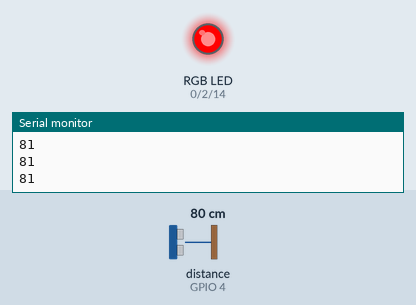
Simulated run of this sketch. Board: ESP8266 (NodeMCU). Parts: an RGB LED mixed from three pins (HIGH = lit), the last lines printed to the serial monitor. The test bench sets the inputs (shaded band); at power-on: distance to the obstacle (sensor on GPIO 4) 80 cm. The echo pulse lasts 58.3 µs per cm; dim RGB values are drawn brighter than linear; WiFi joins after 1.5 s; servers stay silent unless stated; uploads are accepted with an empty reply.

Above: at 3.9 s.
4.0 s: distance to the obstacle (sensor on GPIO 4) set to 33 cm
7.0 s: distance to the obstacle (sensor on GPIO 4) set to 28 cm
At 7.91 s:
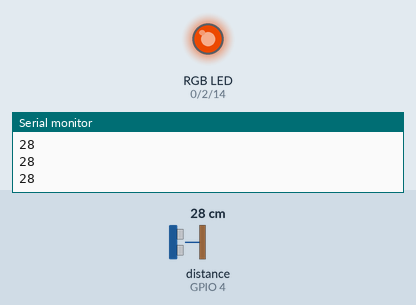
10.0 s: distance to the obstacle (sensor on GPIO 4) set to 52 cm
At 11.7 s:
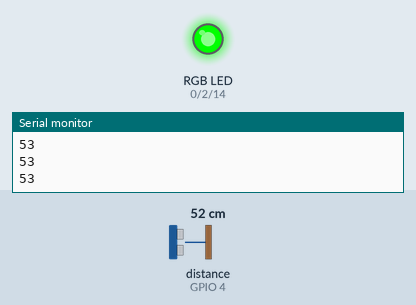
12.9 s: distance to the obstacle (sensor on GPIO 4) set to 60 cm
14.4 s: distance to the obstacle (sensor on GPIO 4) set to 79 cm
17.3 s: distance to the obstacle (sensor on GPIO 4) set to 87 cm
Timing chart, 0 to 19.8 s (numbered marks = the images above; inputs shaded):
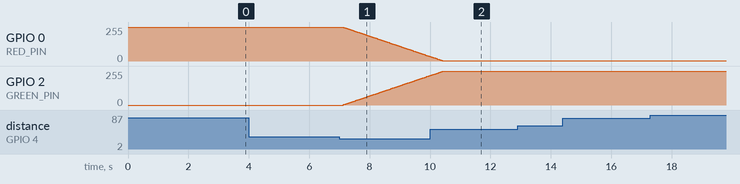

Measured:
- the behaviour switches between 31 and 30 cm on distance to the obstacle (sensor on GPIO 4) (found by bisection; images 0 and 1)

The sketch:

SensorDriveCode.ino
```cpp
// ---------------------------------------------------------------------------
// Example NewPing library sketch that does a ping about 20 times per second.
// ---------------------------------------------------------------------------

#include <NewPing.h>

#include <ESP8266WiFi.h>

#define TRIGGER_PIN  5  // Arduino pin tied to trigger pin on the ultrasonic sensor.
#define ECHO_PIN     4  // Arduino pin tied to echo pin on the ultrasonic sensor.
#define MAX_DISTANCE 500 // Maximum distance we want to ping for (in centimeters). Maximum sensor distance is rated at 400-500cm.
#define RED_PIN 0
#define GREEN_PIN 2
#define BLUE_PIN 14

const char* ssid     = "Tufts_Guest";
const char* password = "";
//const char* ssid     = "Fios-8QF4L";
//const char* password = "row7210slap5434wet";
const char* host = "sonos-challenge.herokuapp.com";
int sensorData[60];
int red = 255;
int green = 0;
int sstatus = 0;
NewPing sonar(TRIGGER_PIN, ECHO_PIN, MAX_DISTANCE); // NewPing setup of pins and maximum distance.

void setup() {
  Serial.begin(115200); // Open serial monitor at 115200 baud to see ping results.
  pinMode(RED_PIN, OUTPUT);
  pinMode(GREEN_PIN, OUTPUT);
  pinMode(BLUE_PIN, OUTPUT);
  analogWrite(RED_PIN, red);
  analogWrite(GREEN_PIN, green);
  analogWrite(BLUE_PIN, 0);
  /*###### Wifi stuff ########*/
  Serial.println();
  Serial.println();
  Serial.print("Connecting to ");
  Serial.println(ssid);

  WiFi.begin(ssid, password);

  while (WiFi.status() != WL_CONNECTED) {
    delay(500);
    Serial.print(".");
  }

  Serial.println("");
  Serial.println("WiFi connected");
  Serial.println("IP address: ");
  Serial.println(WiFi.localIP());
  for (int i = 0; i < 60; i++) {
    sensorData[i] = 0;
  }
  analogWrite(RED_PIN, red);
  analogWrite(GREEN_PIN, green);
  //  analogWrite(BLUE_PIN, 255);

  sendData();
}


#define FADESPEED 25
int rb = 0;
int gb = 0;
int newPerson = 1;


void handleFade() {

  if (red < 253 && green > 2 && sstatus == 0) {
    red += 3;
    green -= 3;
  }
  if (green < 254 && red > 1 && sstatus == 1) {
    red -= 2;
    green += 2;
  }
  /*
    if (red <= 0){// || green > 0){
    rb = 0;
    }
    if (green <= 0){
    gb = 0;
    }
    if (red >= 255){
    rb = 0;
    }
    if (green >= 255){
    gb = 0;
    }
    red += rb;
    green += gb;*/
  analogWrite(RED_PIN, red);
  analogWrite(GREEN_PIN, green);
  analogWrite(BLUE_PIN, 0);
  delay(FADESPEED);

}

void sendData() {
  Serial.print("connecting to ");
  Serial.println(host);

  // Use WiFiClient class to create TCP connections
  WiFiClient client;
  const int httpPort = 80;
  if (!client.connect(host, httpPort)) {
    Serial.println("connection failed");
    return;
  }

  // We now create a URI for the request
  String url = "/";


  Serial.print("Requesting URL: ");
  Serial.println(url);
  String data = "distance=" + String(sstatus);
  Serial.println(data);

  client.println("POST /sensor1.php HTTP/1.1");
  client.println(String("Host: ") + host);
  client.println("Accept: */*");
  client.println("Content-Type: application/x-www-form-urlencoded");
  client.print("Content-Length: ");
  client.println(data.length());
  client.println();
  client.print(data);
  unsigned long timeout = millis();
  while (client.available() == 0) {
    if (millis() - timeout > 5000) {
      Serial.println(">>> Client Timeout !");
      client.stop();
      return;
    }
  }

  // Read all the lines of the reply from server and print them to Serial
  while (client.available()) {
    String line = client.readStringUntil('\r');
    Serial.print(line);
  }

  Serial.println();
  Serial.println("closing connection");
}

void handleData() {
  int over200 = 0;
  int zero = 0;
  int farther = 0;
  int closer = 0;
  int last = sensorData[0];
  int total = 0;
  for (int i = 0; i < 60; i++) {
    if (sensorData[i] >= 200) {
      over200++;
    }
    if (sensorData[i] == 0 || sensorData[i] == 250) {
      zero++;
    }
    else if (sensorData[i] > last) {
      farther++;
      last = sensorData[i];
      total += last;
    }
    else if (sensorData[i] <= last) {
      closer++;
      last = sensorData[i];
      total += last;
    }
  }
  int average = total / (60 - zero);
  int topAvg = 0;
  int botAvg = 0;
  for (int i = 0; i < 10; i++) {
    botAvg += sensorData[i];
    topAvg += sensorData[59 - i];
  }
  topAvg /= 10;
  botAvg /= 10;
  int derivative = topAvg - botAvg;
  if (zero >= 30) {
    newPerson = 1;
  }
  else {
    if (average <= 50) {
      if (newPerson == 1 && sstatus == 0) {
        Serial.println("Turning ON speaker! due to average");
        for (int i = 0; i < 60; i++){
        //  Serial.print(sensorData[i])
        }
        newPerson = 0;
        sstatus = 1;
        sendData();
      }
    }
    if (derivative <= -30) {
      if ( sstatus == 0) { //topAvg <= 170 &&
        Serial.println("Turning ON speaker! due to derivative");
        newPerson = 0;
        sstatus = 1;
        sendData();
      }
    }
 //   Serial.println("Garbo");
    if (derivative >= 30) {
      // Serial.println("der > 50 bavg is ");
      // Serial.println(botAvg);
      if (sstatus == 1) { //topAvg >= 150 &&
        Serial.println("Turning OFF speaker! due to derivative");
        sstatus = 0;
        sendData();
      }
    }
  //  Serial.println("alal");
  }


}

int numZ = 0;


void loop() {

  handleFade();                     // Wait 50ms between pings (about 20 pings/sec). 29ms should be the shortest delay between pings.
  int s = sonar.ping_cm();
  if (s > 140){
    s = 140;
  }
  if (s != 0) {
    for (int i = 0; i < 59; i++) {
      sensorData[i] = sensorData[i + 1];
    }
    sensorData[59] = s;
    if (s < 140) {
      if (numZ >= 20){
        Serial.println("nunZ flush");
        for (int i = 0; i < 59; i++){
          sensorData[i] = s;
        }
      }
      numZ = 0;

    }
  }
  if (s == 0 || s >= 140) {
    numZ ++;
  }
  if (numZ >= 5) {
    //Serial.println("FLUSH!");
    for (int i = 0; i < 60; i++) {
      sensorData[i] = 140;
    }
  }
  else if (s != 0) {
  //if (s != 0) {
    Serial.println(s);
  }


  handleData();

  //  digitalWrite(RED_PIN, HIGH);

  handleFade();


}
```
